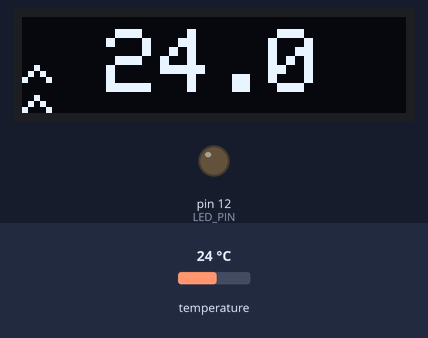
Bench run of a sketch on a simulated Arduino Uno, built with avr-gcc and run on an emulated ATmega328P. Shown: 128×32 one-colour display, output pins drawn as LEDs (lit = HIGH). Inputs (shaded band) come from the test bench; at power-on: temperature 24 °C.

Above: at 10.8 s.
10.9 s: temperature set to 29.4 °C
At 15.11 s:
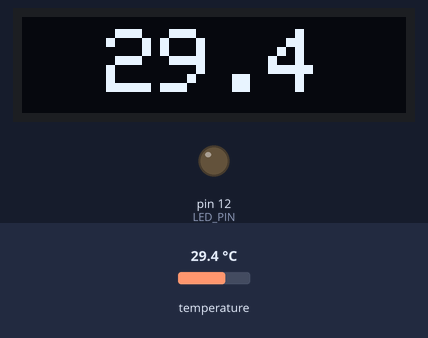
21.5 s: temperature set to 30.6 °C
At 25.22 s:
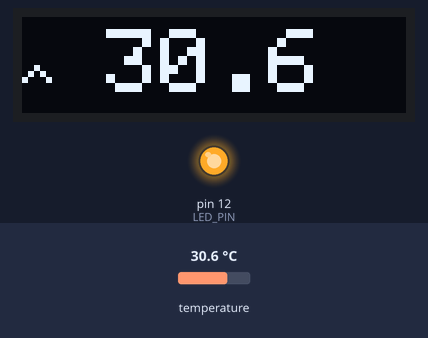
31.5 s: temperature set to 12 °C
At 36.1 s:
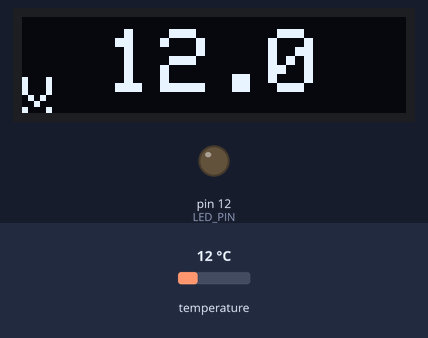
Timing chart, 0 to 37.6 s (numbered marks = the images above; inputs shaded):
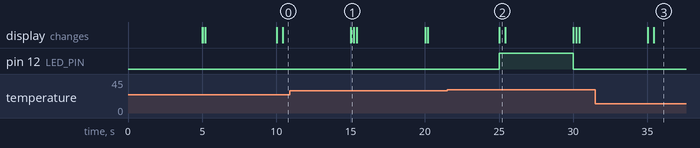

The sketch:

main.ino
```cpp
#include <Wire.h>
#include <Adafruit_Sensor.h>
#include <Adafruit_BMP280.h>
#include <Adafruit_GFX.h>
#include <Adafruit_SSD1306.h>

#define SCREEN_WIDTH 128
#define SCREEN_HEIGHT 32

#define BMP280_ADDRESS 0x76
#define OLED_ADDRESS 0x3C

#define LED_PIN 12

unsigned long previousMillis = 0;
unsigned long sensorInterval = 5000;
unsigned long animationInterval = 200;
unsigned long animationMillis = 0;
unsigned long ledPreviousMillis = 0;
unsigned long ledInterval = 0;

bool ledState = LOW;
float tempReadings[10];
int tempIndex = 0;
int animationFrame = 0;
int trendDirection = 0;

Adafruit_SSD1306 display(SCREEN_WIDTH, SCREEN_HEIGHT, &Wire, -1);
Adafruit_BMP280 bmp;

void setup() {
  Serial.begin(9600);

  pinMode(LED_PIN, OUTPUT);
  digitalWrite(LED_PIN, LOW);

  if (!display.begin(SSD1306_SWITCHCAPVCC, OLED_ADDRESS)) {
    Serial.println(F("SSD1306 allocation failed"));
    for (;;);
  }

  if (!bmp.begin(BMP280_ADDRESS)) {
    Serial.println(F("Could not find a valid BMP280 sensor, check wiring!"));
    while (1);
  }

  display.clearDisplay();

  for (int i = 0; i < 10; i++) {
    tempReadings[i] = 0.0;
  }
}

void loop() {
  unsigned long currentMillis = millis();

  if (currentMillis - previousMillis >= sensorInterval) {
    previousMillis = currentMillis;
    float currentTemp = bmp.readTemperature();

    tempReadings[tempIndex] = currentTemp;
    tempIndex = (tempIndex + 1) % 10;

    float tempSum = 0;
    bool tempChanged = false;
    for (int i = 0; i < 10; i++) {
      tempSum += tempReadings[i];
      if (i > 0 && tempReadings[i] != tempReadings[i - 1]) {
        tempChanged = true;
      }
    }
    float avgTemp = tempSum / 10.0;

    if (!tempChanged) {
      trendDirection = 0;
    } else if (currentTemp > avgTemp) {
      trendDirection = 1;
    } else if (currentTemp < avgTemp) {
      trendDirection = -1;
    }

    display.clearDisplay();
    display.setTextSize(3);
    display.setTextColor(SSD1306_WHITE);

    String tempString = String(currentTemp, 1);
    int16_t xTemp, yTemp;
    uint16_t wTemp, hTemp;
    display.getTextBounds(tempString, 0, 0, &xTemp, &yTemp, &wTemp, &hTemp);
    int16_t xPos = (SCREEN_WIDTH - wTemp) / 2;
    int16_t yPos = (SCREEN_HEIGHT - hTemp) / 2;
    display.setCursor(xPos, yPos);
    display.print(tempString);

    display.display();

    if (currentTemp >= 35.0) {
      digitalWrite(LED_PIN, HIGH);
    } else if (currentTemp >= 30.0 && currentTemp < 35.0) {
      ledInterval = map(currentTemp, 30, 35, 1000, 100);
      if (currentMillis - ledPreviousMillis >= ledInterval) {
        ledPreviousMillis = currentMillis;
        ledState = !ledState;
        digitalWrite(LED_PIN, ledState);
      }
    } else {
      digitalWrite(LED_PIN, LOW);
    }
  }

  if (currentMillis - animationMillis >= animationInterval) {
    animationMillis = currentMillis;
    animationFrame = (animationFrame + 1) % 3;

    display.fillRect(SCREEN_WIDTH - 10, 0, 10, SCREEN_HEIGHT, SSD1306_BLACK);

    display.setTextSize(2);
    if (trendDirection == 1) {
      int arrowY = 20 - animationFrame * 10;
      display.setCursor(SCREEN_WIDTH - 10, arrowY);
      display.print("^");
    } else if (trendDirection == -1) {
      int arrowY = animationFrame * 10;
      display.setCursor(SCREEN_WIDTH - 10, arrowY);
      display.print("v");
    } else {
      display.setCursor(SCREEN_WIDTH - 10, SCREEN_HEIGHT / 2);
      display.print("-");
    }

    display.display();
  }
}
```

Measured:
- the behaviour switches between 29.9 and 30 °C on temperature (found by bisection; images 1 and 2)
- after the input at 21.5 s, pin 12 (LED_PIN): LOW → HIGH after 3.5 s, → LOW 5.0 s later
- after the input at 31.5 s, pin 12 (LED_PIN): stays LOW (without the input it goes to HIGH after 3.5 s); the display: first differs from a run without the input after 3.5 s (image 3 shows a later state)
